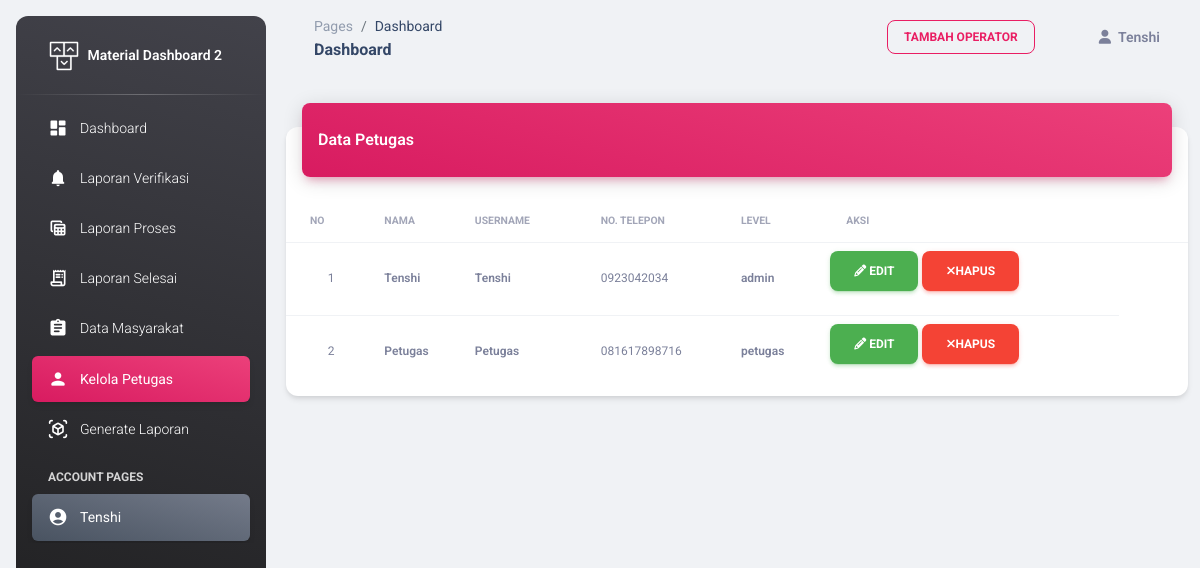
The page /operator/data_operator.php (signed in) on the database its author committed.
### tables this page shows
CREATE TABLE `petugas` (
  `id_petugas` int(11) NOT NULL,
  `nama_petugas` varchar(35) NOT NULL,
  `username` varchar(25) NOT NULL,
  `password` varchar(32) NOT NULL,
  `tlp` varchar(13) NOT NULL,
  `level` enum('admin','petugas') NOT NULL
);

### operator/data_operator.php (the view, shortened to what this page needs)
<?php
include '../config/koneksi.php';
if($_SESSION['level'] == 'petugas'){
	header ("location: index.php");
	}else{
?>
<!DOCTYPE html>
<html lang="en">
<head>
  <link href="../assets/css/nucleo-icons.css" rel="stylesheet" />
  <link href="../assets/css/nucleo-svg.css" rel="stylesheet" />
  <link id="pagestyle" href="../assets/css/material-dashboard.css?v=3.0.4" rel="stylesheet" />
</head>
<body class="g-sidenav-show  bg-gray-200">
  <aside class="sidenav navbar navbar-vertical navbar-expand-xs border-0 border-radius-xl my-3 fixed-start ms-3   bg-gradient-dark" id="sidenav-main">
    <div class="sidenav-header">
      <a class="navbar-brand m-0" href=" https://demos.creative-tim.com/material-dashboard/pages/dashboard " target="_blank">
        <img src="../assets/img/logo-ct.png" class="navbar-brand-img h-100" alt="main_logo">
        <span class="ms-1 font-weight-bold text-white">Material Dashboard 2</span>
      </a>
    </div>
    <hr class="horizontal light mt-0 mb-2">
    <div class="collapse navbar-collapse  w-auto " id="sidenav-collapse-main">
      <ul class="navbar-nav">
        <li class="nav-item">
          <a class="nav-link text-white" href="index.php">
            <div class="text-white text-center me-2 d-flex align-items-center justify-content-center">
              <i class="material-icons opacity-10">dashboard</i>
            </div>
            <span class="nav-link-text ms-1">Dashboard</span>
          </a>
        </li>
        <li class="nav-item">
          <a class="nav-link text-white" href="laporan_verif.php">
            <div class="text-white text-center me-2 d-flex align-items-center justify-content-center">
              <i class="material-icons opacity-10">notifications</i>
            </div>
            <span class="nav-link-text ms-1">Laporan Verifikasi</span>
          </a>
        </li>
        <li class="nav-item">
          <a class="nav-link text-white" href="laporan.php">
            <div class="text-white text-center me-2 d-flex align-items-center justify-content-center">
              <i class="material-icons opacity-10">table_view</i>
            </div>
            <span class="nav-link-text ms-1">Laporan Proses</span>
          </a>
        </li>
        <li class="nav-item">
          <a class="nav-link text-white " href="laporan_selesai.php">
            <div class="text-white text-center me-2 d-flex align-items-center justify-content-center">
              <i class="material-icons opacity-10">receipt_long</i>
            </div>
            <span class="nav-link-text ms-1">Laporan Selesai</span>
          </a>
        </li>
        <li class="nav-item">
           <a class="nav-link text-white" href="data_user.php">
            <div class="text-white text-center me-2 d-flex align-items-center justify-content-center">
              <i class="material-icons opacity-10">assignment</i>
            </div>
            <span class="nav-link-text ms-1">Data Masyarakat</span>
          </a>
        </li>
        <li class="nav-item">
          <a class="nav-link text-white active bg-gradient-primary" href="data_operator.php">
            <div class="text-white text-center me-2 d-flex align-items-center justify-content-center">
              <i class="material-icons opacity-10">person</i>
            </div>
            <span class="nav-link-text ms-1">Kelola Petugas</span>
          </a>
        </li>
        <li class="nav-item">
          <a class="nav-link text-white " href="generate.php">
            <div class="text-white text-center me-2 d-flex align-items-center justify-content-center">
              <i class="material-icons opacity-10">view_in_ar</i>
            </div>
            <span class="nav-link-text ms-1">Generate Laporan</span>
          </a>
        </li>
        <li class="nav-item mt-3">
          <h6 class="ps-4 ms-2 text-uppercase text-xs text-white font-weight-bolder opacity-8">Account pages</h6>
        </li>
        <li class="">
          <a class="nav-link active bg-gradient-secondary text-white">
            <div class="text-white text-center me-2 d-flex align-items-center justify-content-center">
              <i class="material-icons opacity-10">account_circle</i>
            </div>
            <span class="nav-link-text ms-1"><?php echo $_SESSION['nama_petugas'];?></span>
          </a>
        </li>
      </ul>
    </div>
  </aside>
  <main class="main-content position-relative max-height-vh-100 h-100 border-radius-lg ">
        <nav class="navbar navbar-main navbar-expand-lg px-0 mx-4 shadow-none border-radius-xl" id="navbarBlur" data-scroll="true">
          <div class="container-fluid py-1 px-3">
            <nav aria-label="breadcrumb">
              <ol class="breadcrumb bg-transparent mb-0 pb-0 pt-1 px-0 me-sm-6 me-5">
                <li class="breadcrumb-item text-sm"><a class="opacity-5 text-dark" href="javascript:;">Pages</a></li>
                <li class="breadcrumb-item text-sm text-dark active" aria-current="page">Dashboard</li>
              </ol>
              <h6 class="font-weight-bolder mb-0">Dashboard</h6>
            </nav>
            <div class="collapse navbar-collapse mt-sm-0 mt-2 me-md-0 me-sm-4" id="navbar">
              <div class="ms-md-auto pe-md-3 d-flex align-items-center">
                <a href="tambah_operator.php" class="btn btn-outline-primary btn-sm mb-0 me-5">Tambah Operator</a>
              </div>
              <ul class="navbar-nav  justify-content-end">
                <li class="nav-item d-flex align-items-center">
                  <div class="nav-link text-body font-weight-bold px-0">
                    <i class="fa fa-user me-sm-1"></i>
                    <span class="d-sm-inline d-none"><?php echo $_SESSION['nama_petugas'];?></span>
                  </div>
                </li>
                  </ul>
            </div>
          </div>
        </nav>
  <main class="main-content mt-1">
    <section>
    <div class="container-fluid py-4">
      <div class="row">
        <div class="col-12">
          <div class="card my-4">
            <div class="card-header p-0 position-relative mt-n4 mx-3 z-index-2">
              <div class="bg-gradient-primary shadow-primary border-radius-lg pt-4 pb-3">
                <h6 class="text-white text-capitalize ps-3">Data Petugas</h6>
              </div>
            </div>
            <div class="card-body px-0 pb-2">
              <div class="table-responsive p-0">
                <table class="table align-items-center mb-0">
                  <thead>
                    <tr>
                      <th class="text-uppercase text-secondary text-xxs font-weight-bolder opacity-7">No</th>
                      <th class="text-uppercase text-secondary text-xxs font-weight-bolder opacity-7 ps-2">Nama</th>
                      <th class="text-uppercase text-secondary text-xxs font-weight-bolder opacity-7 ps-2">Username</th>
                      <th class="text-uppercase text-secondary text-xxs font-weight-bolder opacity-7 ps-2">No. Telepon</th>
                      <th class="text-uppercase text-secondary text-xxs font-weight-bolder opacity-7 ps-2">Level</th>
                      <th class="text-uppercase text-secondary text-xxs font-weight-bolder opacity-7">Aksi</th>
                      <th class="text-secondary opacity-7"></th>
                    </tr>
                  </thead>
                  <tbody>
                  <?php
$no = 1;
$query = mysqli_query ($conn, "SELECT * FROM petugas");
if (mysqli_num_rows ($query)){
while ($data = mysqli_fetch_array ($query)){
?>
<tr>
<td class="text-xs text-secondary mb-0" align="center"><?=$no++ ?></td>
<td class="text-secondary text-xs font-weight-bold"><?=$data ['nama_petugas'] ?></td>
<td class="text-secondary text-xs font-weight-bold"><?php echo $data['username'] ?></td>
<td class="text-xs text-secondary mb-0"><?php echo $data['tlp'] ?></td>
<td class="text-xs font-weight-bold mb-0"><?=$data ['level'] ?></td>
<td>
    <a class="btn btn-success" href="edit_operator.php?id=<?php echo $data['id_petugas'] ?>" role="button"><i class="fa fa-pencil"></i> Edit</a>
    <a onClick="return confirm('Yakin Ingin Menghapus?')" class="btn btn-danger" href="process/hapus_operator.php?idd=<?php echo $data['id_petugas'] ?>" role="button"><i class="fa fa-remove"></i>Hapus</a>
</td>
<?php }}else{
	echo '<tr><td colspan="8" align="center">TIDAK ADA DATA!!!</td></tr>';
}?>
                  </tbody>
                </table>
              </div>
            </div>
          </div>
        </div>
      </div>
    </section>
  </main>
</body>
</html>
<?php } ?>

### rows shown on the page
petugas: nama_petugas "Tenshi", username "Tenshi", tlp "0923042034", level "admin"
petugas: nama_petugas "Petugas", username "Petugas", tlp "081617898716", level "petugas"

### other values the page prints
$_SESSION['nama_petugas'] "Tenshi"
